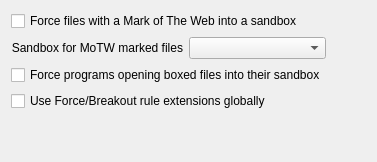
           <widget class="QWidget" name="tabForce">
            <attribute name="title">
             <string>Force Process Options</string>
            </attribute>
            <layout class="QGridLayout" name="gridLayout_43">
             <item row="0" column="0">
              <layout class="QGridLayout" name="gridLayout_30">
               <item row="1" column="1">
                <widget class="QComboBox" name="cmbMoTWSandbox">
                 <property name="editable">
                  <bool>false</bool>
                 </property>
                </widget>
               </item>
               <item row="4" column="0">
                <spacer name="verticalSpacer_22">
                 <property name="orientation">
                  <enum>Qt::Orientation::Vertical</enum>
                 </property>
                 <property name="sizeHint" stdset="0">
                  <size>
                   <width>20</width>
                   <height>40</height>
                  </size>
                 </property>
                </spacer>
               </item>
               <item row="3" column="0" colspan="2">
                <widget class="QCheckBox" name="chkUseForceBreakoutRuleExtensions">
                 <property name="toolTip">
                  <string>Enable Force/Breakout rule extensions (Priority, Recursive, TargetBox) globally for all sandboxes unless overridden per box.</string>
                 </property>
                 <property name="text">
                  <string>Use Force/Breakout rule extensions globally</string>
                 </property>
                </widget>
               </item>
               <item row="2" column="0" colspan="2">
                <widget class="QCheckBox" name="chkForceBoxDocs">
                 <property name="toolTip">
                  <string>Force programs opening files from a sandbox to run in that sandbox.</string>
                 </property>
                 <property name="text">
                  <string>Force programs opening boxed files into their sandbox</string>
                 </property>
                </widget>
               </item>
               <item row="0" column="0" colspan="2">
                <widget class="QCheckBox" name="chkSandboxMoTW">
                 <property name="text">
                  <string>Force files with a Mark of The Web into a sandbox</string>
                 </property>
                </widget>
               </item>
               <item row="1" column="2">
                <spacer name="horizontalSpacer_26">
                 <property name="orientation">
                  <enum>Qt::Orientation::Horizontal</enum>
                 </property>
                 <property name="sizeHint" stdset="0">
                  <size>
                   <width>40</width>
                   <height>20</height>
                  </size>
                 </property>
                </spacer>
               </item>
               <item row="1" column="0">
                <widget class="QLabel" name="label_32">
                 <property name="text">
                  <string>Sandbox for MoTW marked files</string>
                 </property>
                 <property name="textFormat">
                  <enum>Qt::TextFormat::PlainText</enum>
                 </property>
                 <property name="alignment">
                  <set>Qt::AlignmentFlag::AlignRight|Qt::AlignmentFlag::AlignTrailing|Qt::AlignmentFlag::AlignVCenter</set>
                 </property>
                 <property name="buddy">
                  <cstring>cmbUsbSandbox</cstring>
                 </property>
                </widget>
               </item>
              </layout>
             </item>
            </layout>
           </widget>
